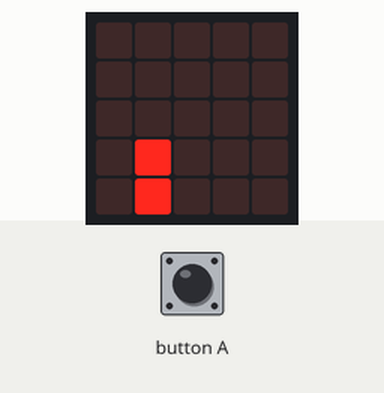
Recording of a program running on a simulated BBC micro:bit (MakeCode). Parts: the board's 5×5 LED display. The test bench sets the inputs (shaded band).

Above: at 1.2 s.
1.3 s: button A pressed for 0.15 s
At 1.75 s:
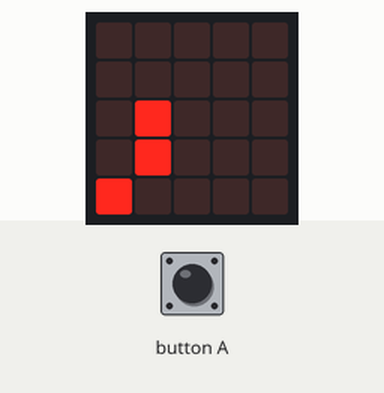
2.0 s: button A pressed for 0.15 s
At 2.37 s:
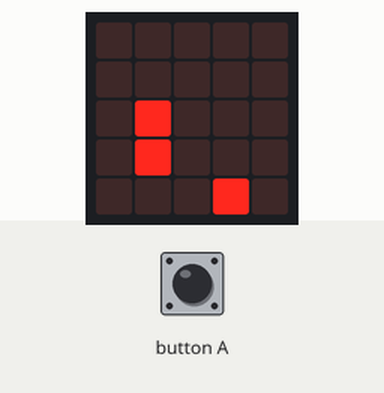
2.7 s: button A pressed 5 times (0.12 s each, 0.3 s apart)
At 3.39 s:
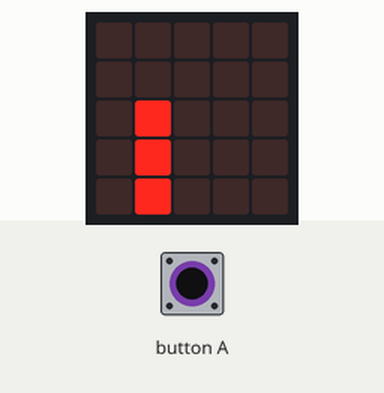
Timing chart, 0 to 5.7 s (numbered marks = the images above; inputs shaded):
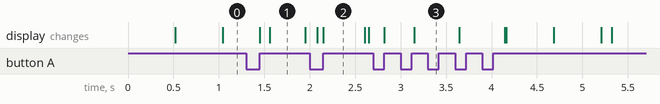

Measured:
- after the input at 1.3 s, the display: first changes after 0.15 s (image 1 shows a later state)
- after the input at 2.0 s, the display: first differs from a run without the input after 0.15 s (image 2)
- after the input at 2.7 s, the display: first changes after 0.12 s (image 3 shows a later state)
- what the display in image 2 shows lasts 0.4 s, from 2.2 s to 2.6 s

The program:

main.ts
```typescript
input.onButtonPressed(Button.A, function () {
    Jugador_Arriba.change(LedSpriteProperty.Y, -1)
    Jugador_Abajo.change(LedSpriteProperty.Y, -1)
    basic.pause(500)
    Jugador_Arriba.change(LedSpriteProperty.Y, 1)
    Jugador_Abajo.change(LedSpriteProperty.Y, 1)
})
let Jugador_Abajo: game.LedSprite = null
let Jugador_Arriba: game.LedSprite = null
Jugador_Arriba = game.createSprite(1, 3)
Jugador_Abajo = game.createSprite(1, 4)
let obstaculo = game.createSprite(4, 4)
basic.forever(function () {
    obstaculo.change(LedSpriteProperty.X, -1)
    basic.pause(500)
    if (obstaculo.get(LedSpriteProperty.X) == 0) {
        obstaculo.set(LedSpriteProperty.X, 4)
    }
})
```

test.ts
```typescript
// aquí va el archivo "tests"; esto no se compilará cuando este paquete se utilice como una extensión.
```
